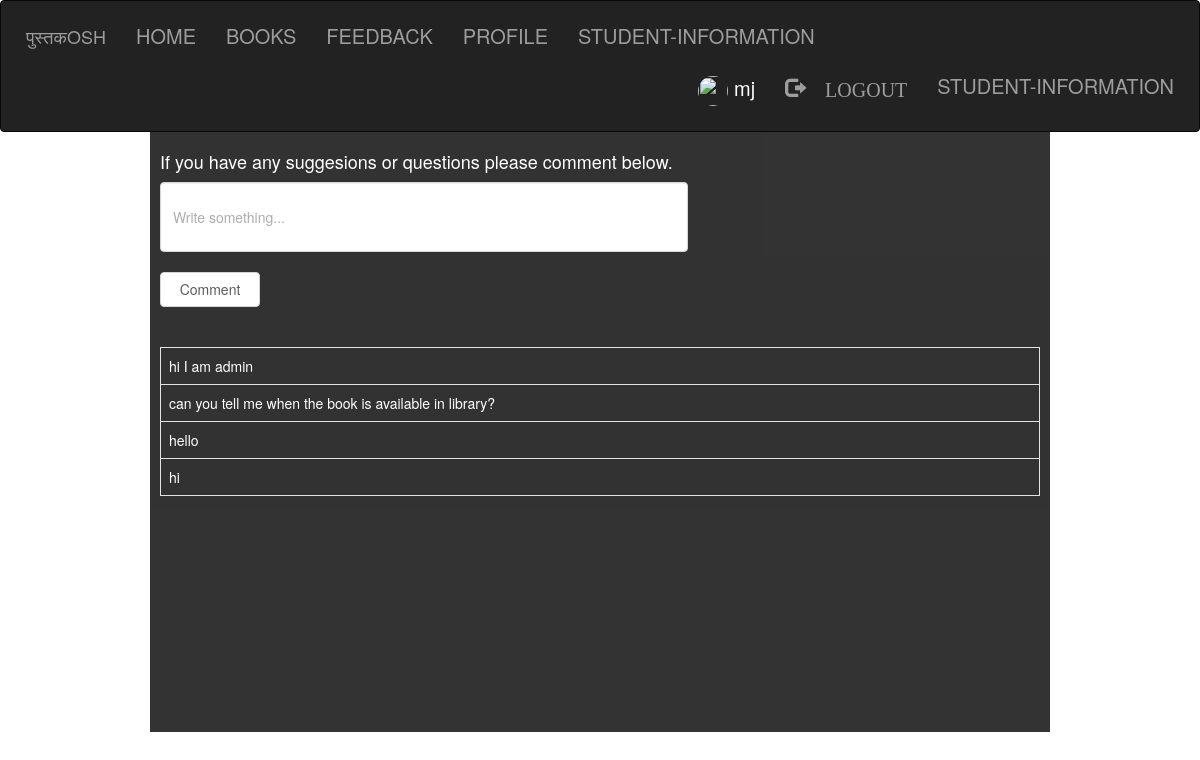
Page /feedback.php (signed in) on the committed database.
### tables this page shows
CREATE TABLE `comments` (
  `id` int(50) NOT NULL,
  `comment` varchar(500) NOT NULL
);

### feedback.php (the view, shortened to what this page needs)
<?php
  include "navbar.php";
  include "connection.php";
?>
<!DOCTYPE html>
<html>
<head>
	<link rel="stylesheet" type="text/css" href="style.css">
    <link rel="stylesheet" href="https://maxcdn.bootstrapcdn.com/bootstrap/3.3.7/css/bootstrap.min.css">
</head>
<body>
	<div class="wrapper">
		<h4>If you have any suggesions or questions please comment below.</h4>
		<form style="" action="" method="post">
			<input class="form-control" type="text" name="comment" placeholder="Write something..."><br>
			<input class="btn btn-default" type="submit" name="submit" value="Comment" style="width: 100px; height: 35px;">
		</form>
<br><br>
	<div class="scroll">
		<?php
			if(isset($_POST['submit']))
			{
				$sql="INSERT INTO `comments` VALUES('','$_POST[comment]');";
				if(mysqli_query($db,$sql))
				{
					$q="SELECT * FROM `comments` ORDER BY `comments`.`id` DESC";
					$res=mysqli_query($db,$q);
					echo "<table class='table table-bordered'>";
					while ($row=mysqli_fetch_assoc($res))
					{
						echo "<tr>";
							echo "<td>"; echo $row['comment']; echo "</td>";
						echo "</tr>";
					}
				}
			}
			else
			{
				$q="SELECT * FROM `comments` ORDER BY `comments`.`id` DESC";
					$res=mysqli_query($db,$q);
					echo "<table class='table table-bordered'>";
					while ($row=mysqli_fetch_assoc($res))
					{
						echo "<tr>";
							echo "<td>"; echo $row['comment']; echo "</td>";
						echo "</tr>";
					}
			}
		?>
	</div>
	</div>
</body>
</html>

### style.css (style rules this page uses)
html, body, div, span, object, iframe, h1, h2, h3, h4, h5, h6, p, blockquote, pre, abbr, address, cite, code, del, dfn, em, img, ins, kbd, q, samp, small, strong, sub, sup, var, b, i, dl, dt, dd, ol, ul, li, fieldset, form, label, legend, table, caption, tbody, tfoot, thead, tr, th, td, article, aside, canvas, details, figcaption, figure, footer, header, hgroup, menu, nav, section, summary, time, mark, audio, video { margin:0; padding:0; border:0; outline:0; font-size:100%; vertical-align:baseline; background:transparent; }
body { line-height:1; }
table { border-collapse:collapse; border-spacing:0; }
input, select { vertical-align:middle; }
.wrapper { height: 660px; width: 1350px; }
input { height: 25px; width: 300px; }

### feedback.php (style rules this page uses)
body { background-image: url("images/66.jpg"); }
.wrapper { padding: 10px; margin: -20px auto; width:900px; height: 600px; background-color: black; opacity: .8; color: white; }
.form-control { height: 70px; width: 60%; }
.scroll { width: 100%; height: 300px; overflow: auto; }

### rows in the picture
comments: comment "hi I am admin"
comments: comment "can you tell me when the book is available in library?"
comments: comment "hello"
comments: comment "hi"

### other values in the picture
$_SESSION['login_user'] "mj"
